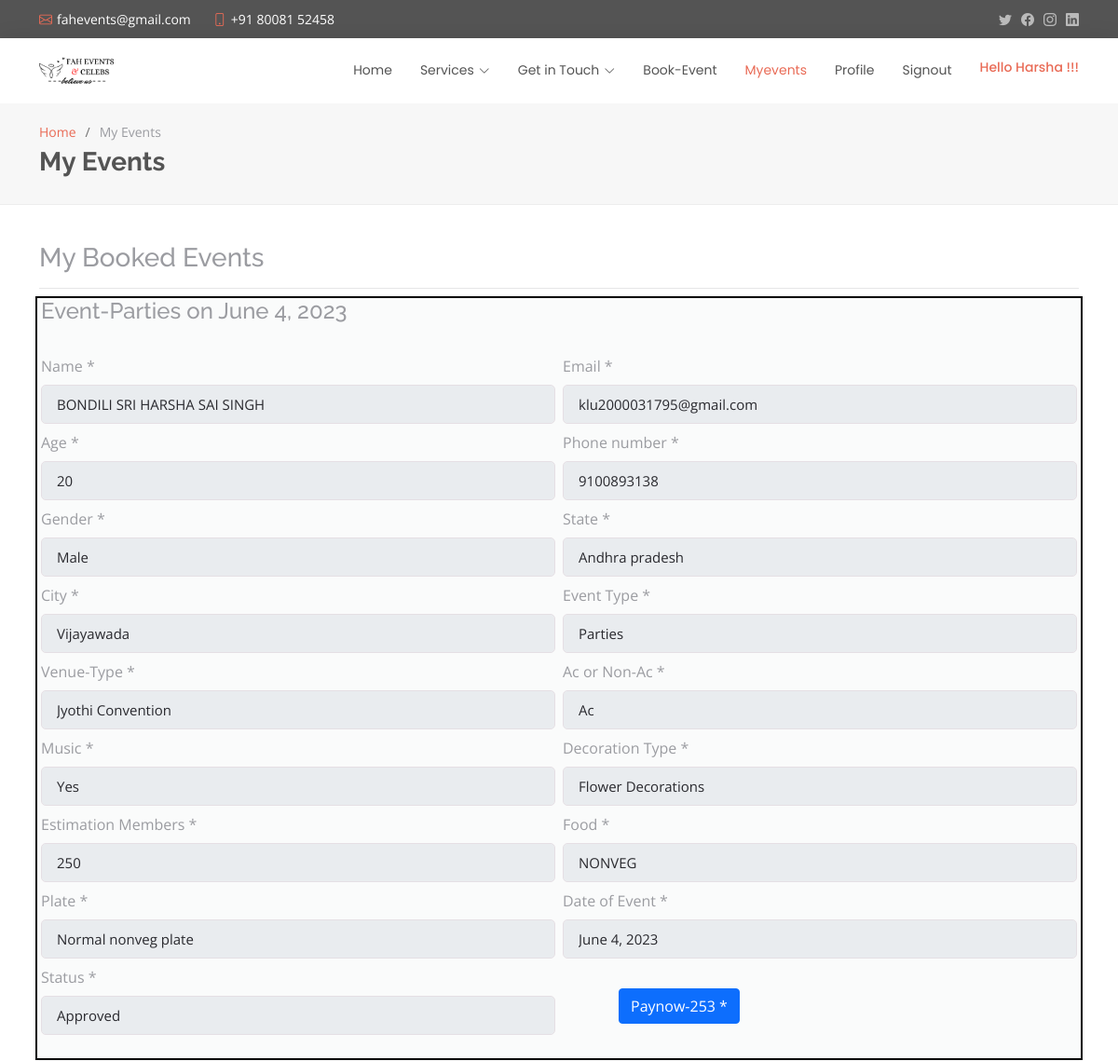
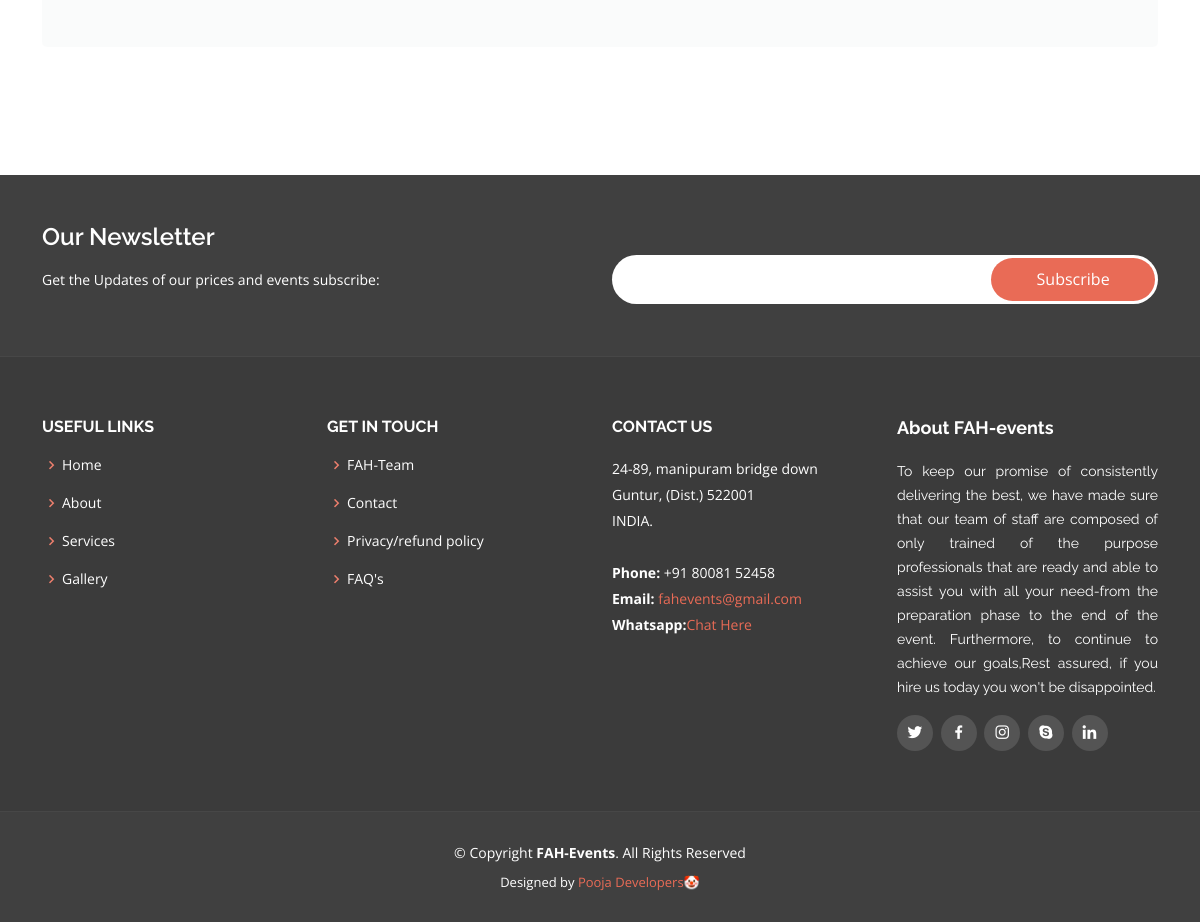
The app's page /myevents/ (signed in) with its own data (2 pictures, top to bottom).
### Atapp/models.py (models this page shows, shortened)
class Book(models.Model):
    GENDER=[('Male','Male'),('Female','Female'),('Others','Others')]
    ACNONAC=[('Ac','Ac'),('Non-Ac','Non-Ac')]
    MUSIC=[('Yes','Yes'),('No','No'),]
    STATUS=[('Pending','Pending'),('Approved','Approved'),('Paid','Paid')]
    dashuser = models.ForeignKey(User, on_delete=models.CASCADE, related_name= 'Dashuser',default="")
    name=models.CharField(max_length=50,default='null')
    email=models.EmailField()
    age=models.IntegerField(default=0)
    phone=models.CharField(default=0,max_length=15)
    gender=models.CharField(max_length=7,choices=GENDER,default='others')
    state=models.CharField(max_length=25)
    city=models.CharField(max_length=25)
    event=models.CharField(max_length=25)
    venues=models.CharField(max_length=25)
    acnonac=models.CharField(max_length=10,choices=ACNONAC,default='AC')
    music=models.CharField(max_length=5,choices=MUSIC,default='YES')
    decorations=models.CharField(max_length=50,default='null')
    estimation=models.IntegerField(default=0)
    food=models.CharField(max_length=12,default='null')
    plate=models.CharField(max_length=30,default='null')
    doe=models.DateField(default=date.today)
    status = models.CharField(max_length=20,choices=STATUS,default="Pending")

### Atapp/views.py (the view)
# urls.py: path('myevents/', myevents, name = 'myevents'),
@login_required(login_url="signin")
def myevents(request):
    event_list = Book.objects.filter(dashuser=request.user)
    page = request.GET.get('page', 1)
    paginator = Paginator(event_list, 2)
    try:
        event_list = paginator.page(page)
    except PageNotAnInteger:
        event_list = paginator.page(1)
    except EmptyPage:
        event_list = paginator.page(paginator.num_pages)
    return render(request, "Myevents.html",{'event_list': event_list})

### templates/myevents.html (shortened to what this page needs)
{% extends "base.html" %}
{% load static %}
{% block myeventsactive %}active{% endblock %}
{% block profile %}active{% endblock %}
{% block css %}<link href="{% static 'assets/css/myevents.css' %}" rel="stylesheet">{% endblock %}
  {% block content%}
  <main id="main">
    <section id="breadcrumbs" class="breadcrumbs">
      <div class="container">
        <ol>
          <li><a href="{% url 'index' %}">Home</a></li>
          <li>My Events</li>
        </ol>
        <h2>My Events</h2>
      </div>
    </section>
  </main>
<section>
<div class="container">
    <div class="row">
		<div class="col-12">
			<div class="my">
				<h3>My Booked Events</h3>
				<hr>
			</div>
				<div class="row mb-0 gx-5">
					<div class="col-xxl-8 mb-5 mb-xxl-0">
						<div class="bg-secondary-soft px-4 py-5 rounded">
							{% for Book in event_list %}
							<div class="row g-2" style="border: 2px solid black;padding-bottom: 25px;"><br>
								<h4 class="mb-4 mt-0">Event-{{Book.event}} on {{Book.doe}}</h4>
								<div class="col-md-6">
									<label class="form-label">Name *</label>
									<input type="text" class="form-control" placeholder="" aria-label="First name" value="{{Book.name}}" disabled>
								</div>
								<div class="col-md-6">
									<label for="inputEmail4" class="form-label">Email *</label>
									<input type="email" class="form-control" id="inputEmail4" value="{{Book.email}}" disabled>
								</div>
								<div class="col-md-6">
									<label class="form-label">Age *</label>
									<input type="text" class="form-control" placeholder="" aria-label="Last name" value="{{Book.age}}" disabled>
								</div>
								<div class="col-md-6">
									<label class="form-label">Phone number *</label>
									<input type="text" class="form-control" placeholder="" aria-label="Phone number" value="{{Book.phone}}" disabled>
								</div>
								<div class="col-md-6">
									<label class="form-label">Gender *</label>
									<input type="text" class="form-control" placeholder="" aria-label="Phone number" value="{{Book.gender}}" disabled>
								</div>
								<div class="col-md-6">
									<label class="form-label">State *</label>
									<input type="text" class="form-control" placeholder="" aria-label="Phone number" value="{{Book.state}}" disabled>
								</div>
								<div class="col-md-6">
									<label class="form-label">City *</label>
									<input type="text" class="form-control" placeholder="" aria-label="Phone number" value="{{Book.city}}" disabled>
								</div>
								<div class="col-md-6">
									<label class="form-label">Event Type *</label>
									<input type="text" class="form-control" placeholder="" aria-label="Phone number" value="{{Book.event}}" disabled>
								</div>
								<div class="col-md-6">
									<label class="form-label">Venue-Type *</label>
									<input type="text" class="form-control" placeholder="" aria-label="Phone number" value="{{Book.venues}}" disabled>
								</div>
								<div class="col-md-6">
									<label class="form-label">Ac or Non-Ac *</label>
									<input type="text" class="form-control" placeholder="" aria-label="Phone number" value="{{Book.acnonac}}" disabled>
								</div>
								<div class="col-md-6">
									<label class="form-label">Music *</label>
									<input type="text" class="form-control" placeholder="" aria-label="Phone number" value="{{Book.music}}" disabled>
								</div>
								<div class="col-md-6">
									<label class="form-label">Decoration Type *</label>
									<input type="text" class="form-control" placeholder="" aria-label="Phone number" value="{{Book.decorations}}" disabled>
								</div>
								<div class="col-md-6">
									<label class="form-label">Estimation Members *</label>
									<input type="text" class="form-control" placeholder="" aria-label="Phone number" value="{{Book.estimation}}" disabled>
								</div>
								<div class="col-md-6">
									<label class="form-label">Food *</label>
									<input type="text" class="form-control" placeholder="" aria-label="Phone number" value="{{Book.food}}" disabled>
								</div>
								<div class="col-md-6">
									<label class="form-label">Plate *</label>
									<input type="text" class="form-control" placeholder="" aria-label="Phone number" value="{{Book.plate}}" disabled>
								</div>
								<div class="col-md-6">
									<label class="form-label">Date of Event *</label>
									<input type="text" class="form-control" placeholder="" aria-label="Phone number" value="{{Book.doe}}" disabled>
								</div>
								<div class="col-md-6">
									<label class="form-label">Status *</label>
									<input type="text" class="form-control" placeholder="" aria-label="Phone number" value="{{Book.status}}" disabled>
								</div>
								<div class="col-md-6"><br>
									{% if Book.status == "Pending" %}
									<span style="padding-left: 60px;"><button class="btn btn-primary profile-button"><a style="color: white;" href="{% url 'delete' pk=Book.id %}" role="button">Delete</a></button></span>
									{% else %}
									<span style="padding-left: 60px;"><button class="btn btn-primary profile-button"><a style="color: white;" href="" role="button">Paynow-253 *</a></button></span>
									{% endif %}
								</div>
							</div> <br><br>
							{% endfor %}
						</div>
					</div>
                </div>
	</div>
</div>
</section>
  {% endblock %}

### templates/base.html (shortened to what this page needs)
<!DOCTYPE html>
<html lang="en">
{% load static %}
<head>
  <link href="{% static 'assets/vendor/animate.css/animate.min.css' %}" rel="stylesheet">
  <link href="{% static 'assets/vendor/bootstrap/css/bootstrap.min.css' %}" rel="stylesheet">
  <link href="{% static 'assets/vendor/bootstrap-icons/bootstrap-icons.css' %}" rel="stylesheet">
  <link href="{% static 'assets/vendor/boxicons/css/boxicons.min.css' %}" rel="stylesheet">
  <link href="{% static 'assets/vendor/glightbox/css/glightbox.min.css' %}" rel="stylesheet">
  <link href="{% static 'assets/vendor/swiper/swiper-bundle.min.css' %}" rel="stylesheet">
  <link href="{% static 'assets/css/style.css' %}" rel="stylesheet">
  {% block css %}{% endblock %}
</head>
<body>
  <section id="topbar" class="d-flex align-items-center">
    <div class="container d-flex justify-content-center justify-content-md-between">
      <div class="contact-info d-flex align-items-center">
        <i class="bi bi-envelope d-flex align-items-center"><a href="mailto:fahevents@gmail.com">fahevents@gmail.com</a></i>
        <i class="bi bi-phone d-flex align-items-center ms-4"><span>+91 80081 52458</span></i>
      </div>
      <div class="social-links d-none d-md-flex align-items-center">
        <a href="https://twitter.com/login?lang=en" class="twitter"><i class="bi bi-twitter"></i></a>
        <a href="https://www.facebook.com/" class="facebook"><i class="bi bi-facebook"></i></a>
        <a href="https://www.instagram.com/" class="instagram"><i class="bi bi-instagram"></i></a>
        <a href="https://www.linkedin.com/signup" class="linkedin"><i class="bi bi-linkedin"></i></i></a>
      </div>
    </div>
  </section>
  <header id="header" class="d-flex align-items-center">
    <div class="container d-flex justify-content-between align-items-center">
      <div >
        <a href="{% url 'index' %}"><img src="{% static 'assets/img/logo1.png' %}" alt="logo" height="26%" width="26%"></a>
      </div>
      <nav id="navbar" class="navbar">
        <ul>
          <li><a class="{% block homeactive %}{% endblock %}" href="{% url 'index' %}">Home</a></li>
          {% if user.is_authenticated %}
          <li class="dropdown"><a class="{% block mainactive %}{% endblock %}" href=""><span>Services</span> <i class="bi bi-chevron-down"></i></a>
          </li>
          <li class="dropdown"><a class="{% block touchactive %}{% endblock %}" href=""><span>Get in Touch</span> <i class="bi bi-chevron-down"></i></a>
          </li>
          <li><a class="{% block dashactive %}{% endblock %}" href="{% url 'dashboard' %}">Book-Event</a></li>
          <li><a class="{% block myeventsactive %}{% endblock %}" href="{% url 'myevents' %}">Myevents</a></li>
          <li><a class="{% block profileactive %}{% endblock %}" href="{% url 'profile' %}">Profile</a></li>
          <li><a class="{% block signoutactive %}{% endblock %}" href="{% url 'signout' %}">Signout</a></li>
      <h1><li><a class="{% block profile %}{% endblock %}" href="{% url 'profile' %}">Hello {{request.user.first_name}} !!!</a></li></h1>
          {% endif %}
        </ul>
      </nav>
    </div>
  </header>
  {% block content %} {% endblock %}
  <footer id="footer">
    <div class="footer-newsletter">
      <div class="container">
        <div class="row">
          <div class="col-lg-6">
            <h4>Our Newsletter</h4>
            <p>Get the Updates of our prices and events subscribe:</p>
          </div>
          <div class="col-lg-6">
            <form action="{% url 'new' %}" method="post">
              <input type="email" name="email"><input type="submit" value="Subscribe" style="width: 30%;">
            </form>
          </div>
        </div>
      </div>
    </div>
    <div class="footer-top">
      <div class="container">
        <div class="row">
          <div class="col-lg-3 col-md-6 footer-links">
            <h4>Useful Links</h4>
            <ul>
              <li><i class="bx bx-chevron-right"></i> <a href="{% url 'index' %}">Home</a></li>
              <li><i class="bx bx-chevron-right"></i> <a href="{% url 'about' %}">About</a></li>
              <li><i class="bx bx-chevron-right"></i> <a href="{% url 'services' %}">Services</a></li>
              <li><i class="bx bx-chevron-right"></i> <a href="{% url 'gallery' %}">Gallery</a></li>
            </ul>
          </div>
          <div class="col-lg-3 col-md-6 footer-links">
            <h4>Get in Touch</h4>
            <ul>
              <li><i class="bx bx-chevron-right"></i> <a href="{% url 'team' %}">FAH-Team</a></li>
              <li><i class="bx bx-chevron-right"></i> <a href="{% url 'contact' %}">Contact</a></li>
              <li><i class="bx bx-chevron-right"></i> <a href="{% url 'terms' %}">Privacy/refund policy</a></li>
              <li><i class="bx bx-chevron-right"></i> <a href="{% url 'faqs' %}">FAQ's</a></li>
            </ul>
          </div>
          <div class="col-lg-3 col-md-6 footer-contact">
            <h4>Contact Us</h4>
            <p>
              24-89, manipuram bridge down <br>
              Guntur, (Dist.) 522001<br>
              INDIA. <br><br>
              <strong>Phone:</strong> +91 80081 52458<br>
              <strong>Email:</strong><a href="mailto:fahevents@gmail.com"> fahevents@gmail.com</a><br>
              <strong>Whatsapp:</strong><a href="https://api.whatsapp.com/send/?phone=%2B918008152458&text&app_absent=0" target="blank">Chat Here</a><br>
            </p>
          </div>
          <div class="col-lg-3 col-md-6 footer-info">
            <h3>About FAH-events</h3>
            <p style="text-align:justify">To keep our promise of consistently delivering the best, we have made sure that our team of staff are composed of only trained of the purpose professionals that are ready and able to assist you with all your need-from the preparation phase to the end of the event. Furthermore, to continue to achieve our goals,Rest assured, if you hire us today you won't be disappointed.</p>
            <div class="social-links mt-3">
              <a href="https://twitter.com/login?lang=en" class="twitter"><i class="bx bxl-twitter"></i></a>
              <a href="https://www.facebook.com/" class="facebook"><i class="bx bxl-facebook"></i></a>
              <a href="https://www.instagram.com/?hl=en" class="instagram"><i class="bx bxl-instagram"></i></a>
              <a href="https://www.skype.com/en/" class="google-plus"><i class="bx bxl-skype"></i></a>
              <a href="https://www.linkedin.com/signup" class="linkedin"><i class="bx bxl-linkedin"></i></a>
            </div>
          </div>
        </div>
      </div>
    </div>
    <div class="container">
      <div class="copyright">
        &copy; Copyright <strong><span>FAH-Events</span></strong>. All Rights Reserved
      </div>
      <div class="credits">
        Designed by <a href="https://google.com/">Pooja Developers&#129313;</a>
      </div>
    </div>
  </footer>
</body>
</html>

### records on screen
Book: event "Parties", doe "June 4, 2023", name "BONDILI SRI HARSHA SAI SINGH", email "klu2000031795@gmail.com", age "20", phone "9100893138", gender "Male", state "Andhra pradesh", city "Vijayawada", venues "Jyothi Convention", acnonac "Ac", music "Yes", decorations "Flower Decorations", estimation "250", food "NONVEG", plate "Normal nonveg plate", status "Approved", shows "Paynow-253 *"

### other values on screen
{{ request.user.first_name }} "Harsha"
